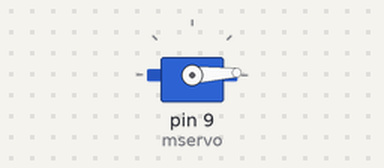
A sketch run on a simulated Arduino Uno, built with avr-gcc and run on an emulated ATmega328P. Parts: servo.

Above: at 0.05 s.
At 0.4 s:
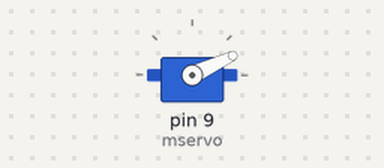
At 0.75 s:
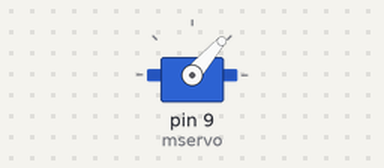
At 1.5 s:
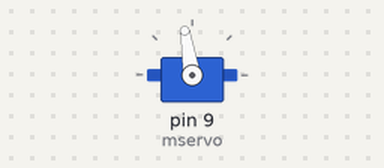
Timing chart, 0 to 3.5 s (numbered marks = the images above):
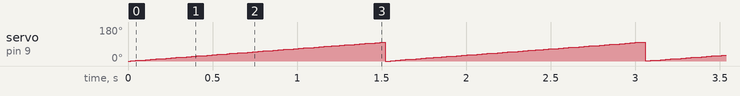

The sketch:

sketch.ino
```cpp
#include <Servo.h>

Servo mservo;
int pos = 0;

void setup() {
  mservo.attach(9);
}

void loop() {
  for (pos = 0; pos <= 100; pos += 1) {
    mservo.write(pos);
    delay(15);
  }
  for (pos = 180; pos <= 0; pos -= 1) {
    mservo.write(pos);
    delay(15);
  }
}
```

Measured:
- by itself, servo on pin 9 (mservo): ramps from 0° to 100° and jumps back, once every 1.5 s
